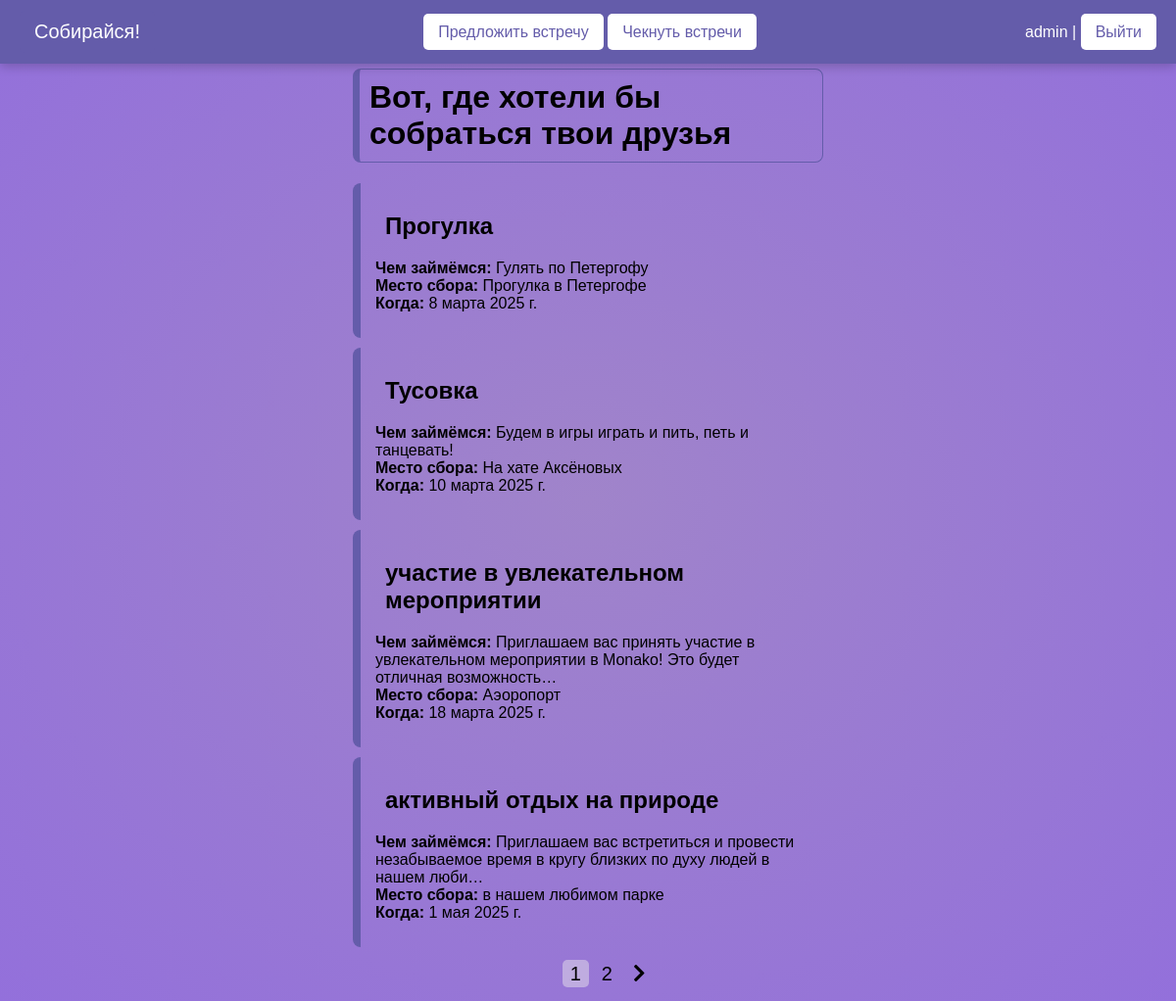
/check/ (signed in), run on an earlier commit of the app's database.
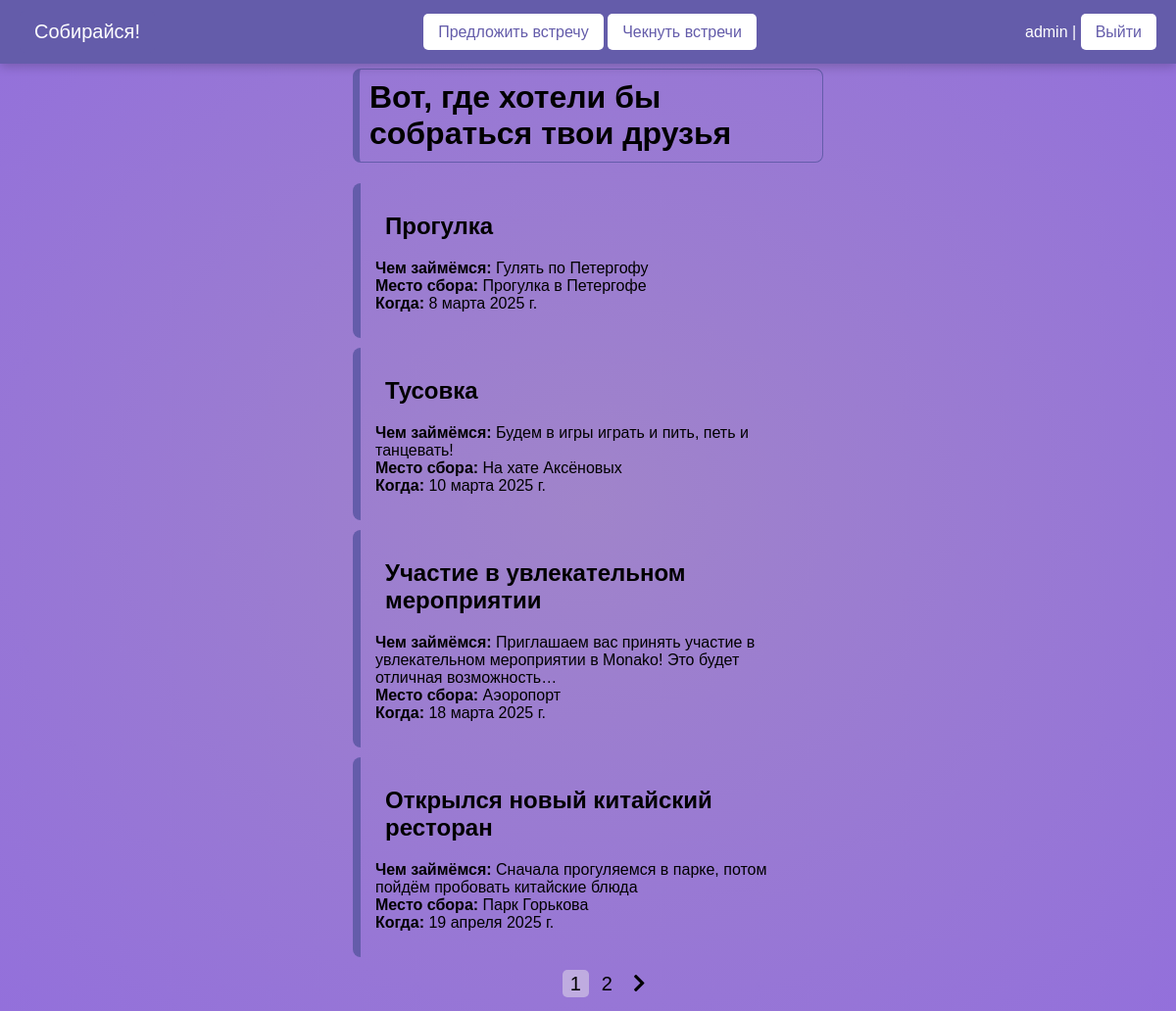
And on a later commit of the database.
### meetings/models.py (models this page shows, shortened)
class Meeting(models.Model):
    author = models.ForeignKey(User, on_delete=models.SET_NULL, null=True)
    reason_to_meet = models.CharField('Повод для встречи', max_length=150)
    meeting_place = models.CharField('Место сбора' ,max_length=255)
    address = models.CharField('Адрес', max_length=150)
    what_to_do = models.TextField('Чем займёмся')
    dress_code = models.CharField('Дресс-код', max_length=150)
    link = models.URLField('Ссылка на место, мероприятие', blank=True)
    date_meeting = models.DateField('Когда собираемся')
    date_create = models.DateField(auto_now_add=True)

### meetings/views.py (the view)
# urls.py: path('check/', views.view_meetings, name='check'),
@login_required
def view_meetings(request):
    meetings = Meeting.objects.all().order_by('date_meeting') # все встречи из базы
    paginator = Paginator(meetings, 4)  # пагинатор по 4 элемента на страницу
    page_number = request.GET.get('page', 1)  # номер страницы из GET-параметра
    page_obj = paginator.get_page(page_number)   # объект страницы
    return render(request, 'meetings/check.html', {'page_obj': page_obj})

### meetings/templates/meetings/check.html (shortened to what this page needs)
{% extends 'base.html' %}
{% load static %}
{% block content %}
<link rel="stylesheet" href="https://cdnjs.cloudflare.com/ajax/libs/font-awesome/5.15.4/css/all.min.css">
<link rel="stylesheet" type="text/css" href="{% static 'meetings/css/check.css' %}"/>
 <div class="container-fluid events-container">
    <h1 class="mb-4 ml-3">Вот, где хотели бы собраться твои друзья</h1>
    <div class="row g-4">
        {% for meeting in page_obj %}
        <div class="col-md-5 col-lg-4">
            <a href="{% url 'meeting_detail' meeting.pk %}" class="card-link">
                <div class="card meeting-card" style="border-left: 8px solid {{ 'rgb(100, 92, 170)' }}">
                    <div class="card-content">
                        <h2 class="card-title">{{ meeting.reason_to_meet }}</h2>
                        <p class="card-text">
                            <strong>Чем займёмся:</strong> {{ meeting.what_to_do|truncatechars:100 }}<br>
                            <strong>Место сбора: </strong> {{ meeting.meeting_place|truncatechars:100 }}<br>
                            <strong>Когда: </strong> {{ meeting.date_meeting }}
                        </p>
                    </div>
                </div>
            </a>
        </div>
        {% endfor %}
    </div>
</div>
    <nav aria-label="Page navigation">
        <ul class="pagination justify-content-center">
            {% for num in page_obj.paginator.page_range %}
                <li class="page-item {% if num == page_obj.number %}active{% endif %}">
                    <a class="page-link" href="?page={{ num }}">{{ num }}</a>
                </li>
            {% endfor %}
            {% if page_obj.has_next %}
                <li class="page-item">
                    <a class="page-link" href="?page={{ page_obj.next_page_number }}">
                        <i class="fas fa-chevron-right"></i>
                    </a>
                </li>
            {% endif %}
        </ul>
    </nav>
</div>
{% endblock %}

What changed in the data, as far as the page shows it:
no longer on this page (row edited): Meeting: reason_to_meet "активный отдых на природе", what_to_do "Приглашаем вас встретиться и провести незабываемое время в кругу близких по духу людей в нашем люби…", meeting_place "в нашем любимом парке", date_meeting "1 мая 2025 г."
changed Meeting "Аэоропорт": reason_to_meet "участие в увлекательном мероприятии" → "Участие в увлекательном мероприятии"
added Meeting: reason_to_meet "Открылся новый китайский ресторан", what_to_do "Сначала прогуляемся в парке, потом пойдём пробовать китайские блюда", meeting_place "Парк Горькова", date_meeting "19 апреля 2025 г."
